Frame 1 (no input): blank canvas, image omitted
Frame 60 (no input): blank canvas, image omitted
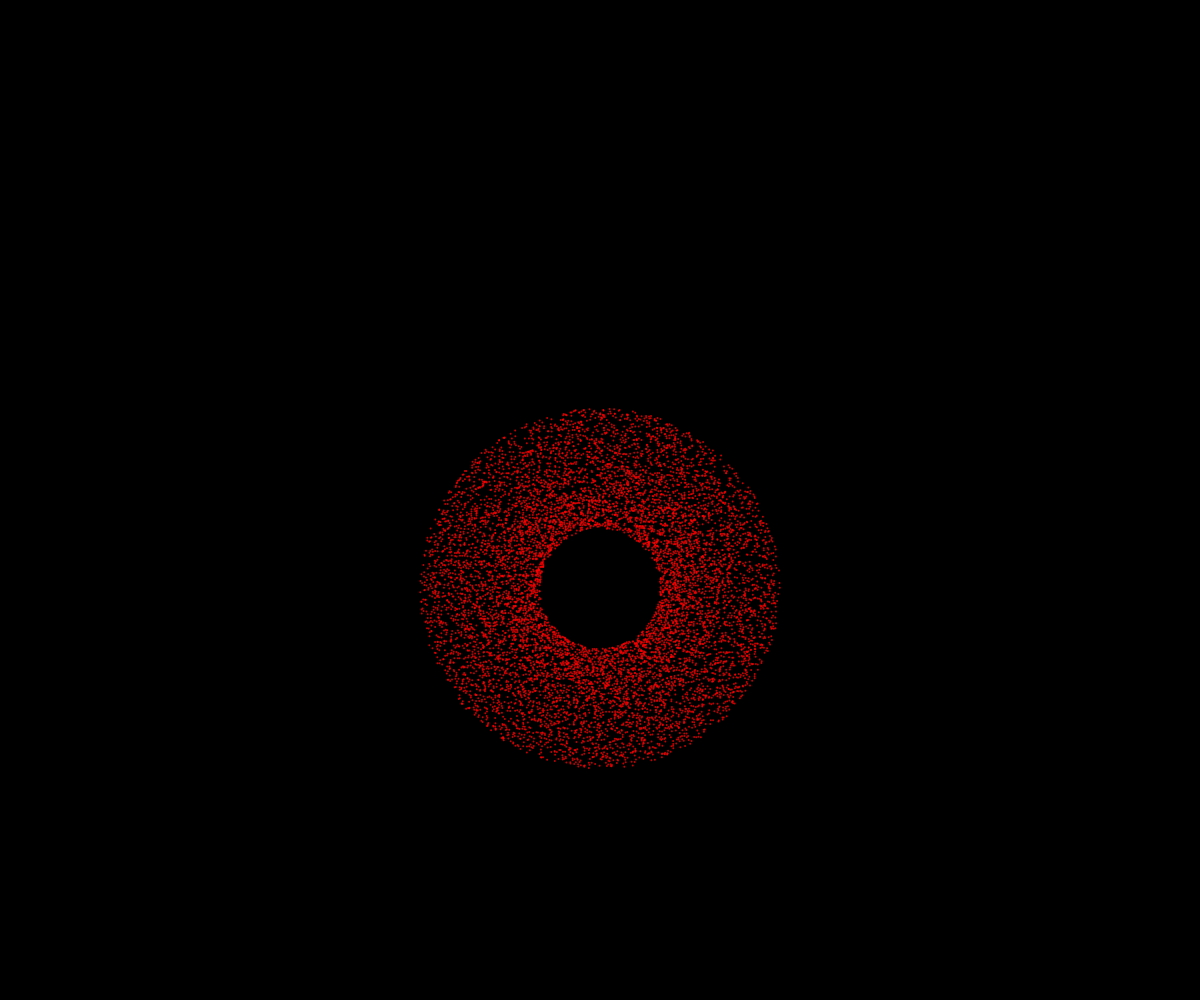
Frame 120 (the mouse pressed at the canvas centre since frame 60)

The p5.js sketch whose frames 1 and 60 were blank and that drew this single picture after the mouse press (run headless with seeded random() and noise() and a simulated clock; from frame 60 on, the mouse is pressed at the canvas centre):

// p5.js sketch
// ── sketch.js
// Fireworks OOP Demo

const NUMBER_OF_FIREWORKS = 10000;

class Particle {
  constructor(x, y, dx, dy) {
    this.x = x;
    this.y = y;
    this.size = 2;
    this.dx = dx;
    this.dy = dy;

    this.r = 255;
    this.g = 0;
    this.b = 0;
    this.opacity = 255;
  }
  display() {
    noStroke();
    fill(this.r, this.g, this.b, this.opacity);
    circle(this.x, this.y, this.size);
  }
  update() {
    //move the particle
    this.x += this.dx;
    this.y += this.dy;

    //apply basic gravity
    this.dy += 0.05;

    //fade away over time
    this.opacity--;
  }
  livingnessInOppositeLand() {
    return this.opacity <= 0;
  }
}

let theFireworks = [];

function setup() {
  createCanvas(windowWidth, windowHeight);
}

function draw() {
  background(0);

  for (let firework of theFireworks) {
    if (firework.livingnessInOppositeLand()) {
      //delete it 
      let index = theFireworks.indexOf(firework);
      theFireworks.splice(index, 1);
    }
    else {
      //move and display it
      firework.update();
      firework.display();
    }
  }
}

function mousePressed() {
  let angle = 0;
  
  for (let i = 0; i < NUMBER_OF_FIREWORKS; i++) {
    let speed = random(1, 3);
    let dx = cos(angle) * speed;
    let dy = sin(angle) * speed;
    let someFirework = new Particle(mouseX, mouseY, dx, dy);
    theFireworks.push(someFirework);

    angle += 360 / NUMBER_OF_FIREWORKS;
  }
}
